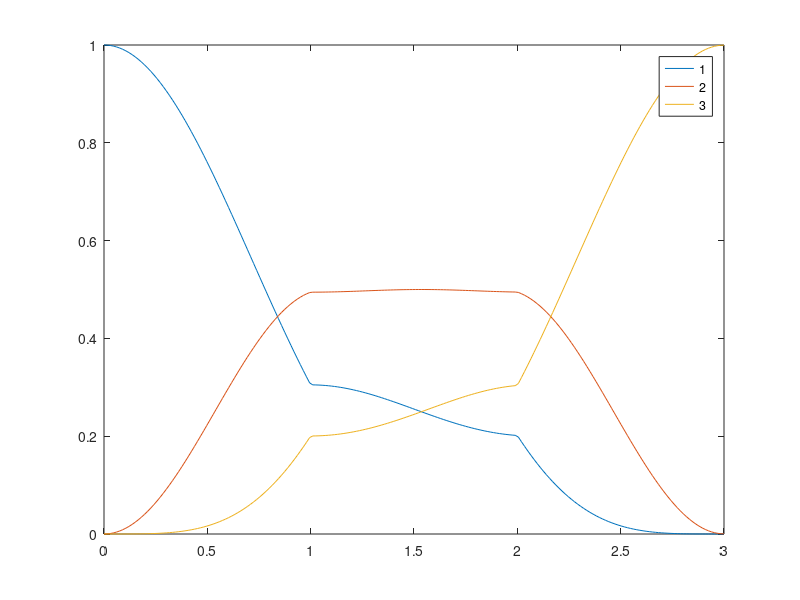

MATLAB code to generate this figure:
function Fig_2b
    Delta = 0;
    delta = -pi/30;
    c_0 = [1; 0; 0];
    function ab = coeff(t,A,phi)
        Omega_0 = A*exp(-1j*phi);
        Omega_R = sqrt(Delta.^2 + abs(Omega_0).^2);
        ab(1) = cos(t*pi/2*Omega_R/(pi)) - 1j * Delta/Omega_R * sin(t*pi/2*Omega_R/(pi));
        ab(2) = 1j * Omega_0/Omega_R * sin(t*pi/2*Omega_R/(pi));
        ab = [ab(1), ab(2)];
    end
    
    function U = propagator(t,A,phi)
    ab = coeff(t,A,phi);
    a = ab(1);
    b = ab(2);
    U = [sqrt(4)/2*a.^2, sqrt(2)/1*a*b, sqrt(4)/2*b.^2;
        -sqrt(2)/1*a*conj(b), sqrt(1)/1*a*conj(a) - sqrt(1)/1*b*conj(b), sqrt(2)/1*conj(a)*b;
        sqrt(4)/2*conj(b).^2, -sqrt(2)/1*conj(a)*conj(b), sqrt(4)/2*conj(a).^2];
    end
    
    function c = propagation(t)
        if t <=1 
            c = propagator(t,pi/2+delta,0)*c_0;
        elseif t<=2
            c = propagator(t-1,pi+2*delta,pi/2)*propagator(1,pi/2+delta,0)*c_0;
        else
            c= propagator(t-2,pi/2+delta,0)*propagator(1,pi+2*delta,pi/2)*propagator(1,pi/2+delta,0)*c_0;
        end
    end
    c = [];
    t_interval = linspace(0,3,200);
    for t = t_interval
        c = [c propagation(t)];
    end
    plot(t_interval, (abs(c(1,:))).^2, '-', t_interval, (abs(c(2,:))).^2, '-', t_interval, (abs(c(3,:))).^2, '-');
    ylim([0, 1]);
    legend('1','2','3')
end